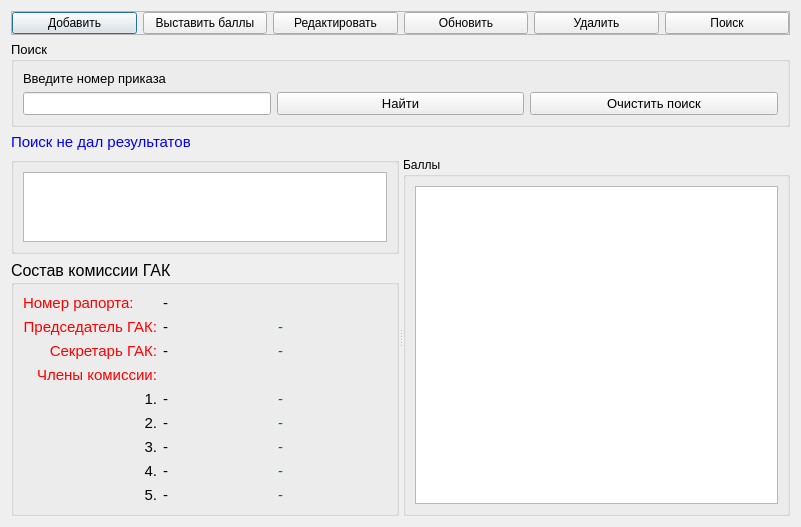
<?xml version="1.0" encoding="UTF-8"?>
<ui version="4.0">
 <class>GAK</class>
 <widget class="QDialog" name="GAK">
  <property name="geometry">
   <rect>
    <x>0</x>
    <y>0</y>
    <width>801</width>
    <height>489</height>
   </rect>
  </property>
  <property name="windowTitle">
   <string>ГАК</string>
  </property>
  <layout class="QGridLayout" name="gridLayout_7">
   <item row="0" column="0" colspan="2">
    <widget class="QFrame" name="frame">
     <property name="sizePolicy">
      <sizepolicy hsizetype="Preferred" vsizetype="Fixed">
       <horstretch>0</horstretch>
       <verstretch>0</verstretch>
      </sizepolicy>
     </property>
     <property name="frameShape">
      <enum>QFrame::StyledPanel</enum>
     </property>
     <property name="frameShadow">
      <enum>QFrame::Raised</enum>
     </property>
     <layout class="QGridLayout" name="gridLayout_2">
      <property name="leftMargin">
       <number>0</number>
      </property>
      <property name="topMargin">
       <number>0</number>
      </property>
      <property name="rightMargin">
       <number>0</number>
      </property>
      <property name="bottomMargin">
       <number>0</number>
      </property>
      <item row="0" column="0">
       <widget class="QPushButton" name="pushButton_add">
        <property name="font">
         <font/>
        </property>
        <property name="text">
         <string>Добавить</string>
        </property>
        <property name="icon">
         <iconset resource="resourses.qrc">
          <normaloff>:/img/img/add.png</normaloff>:/img/img/add.png</iconset>
        </property>
       </widget>
      </item>
      <item row="0" column="4">
       <widget class="QPushButton" name="pushButton_del">
        <property name="font">
         <font/>
        </property>
        <property name="text">
         <string>Удалить</string>
        </property>
        <property name="icon">
         <iconset resource="resourses.qrc">
          <normaloff>:/img/img/delete.png</normaloff>:/img/img/delete.png</iconset>
        </property>
       </widget>
      </item>
      <item row="0" column="3">
       <widget class="QPushButton" name="pushButton_update">
        <property name="font">
         <font/>
        </property>
        <property name="text">
         <string>Обновить</string>
        </property>
        <property name="icon">
         <iconset resource="resourses.qrc">
          <normaloff>:/img/img/refresh.png</normaloff>:/img/img/refresh.png</iconset>
        </property>
       </widget>
      </item>
      <item row="0" column="2">
       <widget class="QPushButton" name="pushButton_edit">
        <property name="text">
         <string>Редактировать</string>
        </property>
        <property name="icon">
         <iconset resource="resourses.qrc">
          <normaloff>:/img/img/edit.png</normaloff>:/img/img/edit.png</iconset>
        </property>
       </widget>
      </item>
      <item row="0" column="5">
       <widget class="QPushButton" name="pushButton_search">
        <property name="font">
         <font/>
        </property>
        <property name="text">
         <string>Поиск</string>
        </property>
        <property name="icon">
         <iconset resource="resourses.qrc">
          <normaloff>:/img/img/find.png</normaloff>:/img/img/find.png</iconset>
        </property>
       </widget>
      </item>
      <item row="0" column="1">
       <widget class="QPushButton" name="pushButton_addBally">
        <property name="text">
         <string>Выставить баллы</string>
        </property>
        <property name="icon">
         <iconset resource="resourses.qrc">
          <normaloff>:/img/img/srez.png</normaloff>:/img/img/srez.png</iconset>
        </property>
       </widget>
      </item>
     </layout>
    </widget>
   </item>
   <item row="1" column="0" colspan="2">
    <widget class="QGroupBox" name="groupBox_search">
     <property name="sizePolicy">
      <sizepolicy hsizetype="Preferred" vsizetype="Fixed">
       <horstretch>0</horstretch>
       <verstretch>0</verstretch>
      </sizepolicy>
     </property>
     <property name="font">
      <font>
       <pointsize>10</pointsize>
      </font>
     </property>
     <property name="title">
      <string>Поиск</string>
     </property>
     <layout class="QGridLayout" name="gridLayout" columnstretch="4,4,4">
      <item row="0" column="0">
       <widget class="QLabel" name="label_2">
        <property name="font">
         <font>
          <pointsize>10</pointsize>
         </font>
        </property>
        <property name="text">
         <string>Введите номер приказа</string>
        </property>
       </widget>
      </item>
      <item row="1" column="1">
       <widget class="QPushButton" name="pushButton_find">
        <property name="font">
         <font/>
        </property>
        <property name="text">
         <string>Найти</string>
        </property>
        <property name="icon">
         <iconset resource="resourses.qrc">
          <normaloff>:/img/img/findOk.png</normaloff>:/img/img/findOk.png</iconset>
        </property>
       </widget>
      </item>
      <item row="1" column="0">
       <widget class="QLineEdit" name="lineEdit_nomerPrikaza">
        <property name="clearButtonEnabled">
         <bool>true</bool>
        </property>
       </widget>
      </item>
      <item row="1" column="2">
       <widget class="QPushButton" name="pushButton_clear">
        <property name="font">
         <font/>
        </property>
        <property name="text">
         <string>Очистить поиск</string>
        </property>
        <property name="icon">
         <iconset resource="resourses.qrc">
          <normaloff>:/img/img/clear.png</normaloff>:/img/img/clear.png</iconset>
        </property>
       </widget>
      </item>
     </layout>
    </widget>
   </item>
   <item row="2" column="0">
    <widget class="QLabel" name="label_result">
     <property name="maximumSize">
      <size>
       <width>16777215</width>
       <height>20</height>
      </size>
     </property>
     <property name="font">
      <font>
       <pointsize>11</pointsize>
      </font>
     </property>
     <property name="styleSheet">
      <string notr="true">color:rgb(0, 0, 255)</string>
     </property>
     <property name="text">
      <string>Поиск не дал результатов</string>
     </property>
    </widget>
   </item>
   <item row="2" column="1">
    <widget class="QLabel" name="label_naideno">
     <property name="font">
      <font>
       <pointsize>12</pointsize>
      </font>
     </property>
     <property name="styleSheet">
      <string notr="true">color:rgb(85, 0, 255)</string>
     </property>
     <property name="text">
      <string/>
     </property>
    </widget>
   </item>
   <item row="3" column="0" colspan="2">
    <widget class="QSplitter" name="splitter">
     <property name="orientation">
      <enum>Qt::Horizontal</enum>
     </property>
     <widget class="QWidget" name="gridLayoutWidget">
      <layout class="QGridLayout" name="gridLayout_3">
       <item row="1" column="0">
        <widget class="QGroupBox" name="groupBox_2">
         <property name="font">
          <font>
           <pointsize>12</pointsize>
          </font>
         </property>
         <property name="styleSheet">
          <string notr="true">QLabel{
font-size:15px;}</string>
         </property>
         <property name="title">
          <string>Состав комиссии ГАК</string>
         </property>
         <layout class="QGridLayout" name="gridLayout_6">
          <item row="5" column="1">
           <widget class="QLabel" name="label_ch2">
            <property name="text">
             <string>-</string>
            </property>
           </widget>
          </item>
          <item row="7" column="1">
           <widget class="QLabel" name="label_ch4">
            <property name="text">
             <string>-</string>
            </property>
           </widget>
          </item>
          <item row="6" column="1">
           <widget class="QLabel" name="label_ch3">
            <property name="text">
             <string>-</string>
            </property>
           </widget>
          </item>
          <item row="8" column="1">
           <widget class="QLabel" name="label_ch5">
            <property name="text">
             <string>-</string>
            </property>
           </widget>
          </item>
          <item row="5" column="0">
           <widget class="QLabel" name="label_3">
            <property name="text">
             <string>2.</string>
            </property>
            <property name="alignment">
             <set>Qt::AlignRight|Qt::AlignTrailing|Qt::AlignVCenter</set>
            </property>
           </widget>
          </item>
          <item row="4" column="1">
           <widget class="QLabel" name="label_ch1">
            <property name="text">
             <string>-</string>
            </property>
           </widget>
          </item>
          <item row="4" column="0">
           <widget class="QLabel" name="label">
            <property name="text">
             <string>1.</string>
            </property>
            <property name="alignment">
             <set>Qt::AlignRight|Qt::AlignTrailing|Qt::AlignVCenter</set>
            </property>
           </widget>
          </item>
          <item row="6" column="0">
           <widget class="QLabel" name="label_4">
            <property name="text">
             <string>3.</string>
            </property>
            <property name="alignment">
             <set>Qt::AlignRight|Qt::AlignTrailing|Qt::AlignVCenter</set>
            </property>
           </widget>
          </item>
          <item row="8" column="0">
           <widget class="QLabel" name="label_6">
            <property name="text">
             <string>5.</string>
            </property>
            <property name="alignment">
             <set>Qt::AlignRight|Qt::AlignTrailing|Qt::AlignVCenter</set>
            </property>
           </widget>
          </item>
          <item row="7" column="0">
           <widget class="QLabel" name="label_5">
            <property name="text">
             <string>4.</string>
            </property>
            <property name="alignment">
             <set>Qt::AlignRight|Qt::AlignTrailing|Qt::AlignVCenter</set>
            </property>
           </widget>
          </item>
          <item row="1" column="0">
           <widget class="QLabel" name="label_7">
            <property name="styleSheet">
             <string notr="true">color:red;</string>
            </property>
            <property name="text">
             <string>Председатель ГАК:</string>
            </property>
            <property name="alignment">
             <set>Qt::AlignRight|Qt::AlignTrailing|Qt::AlignVCenter</set>
            </property>
           </widget>
          </item>
          <item row="1" column="1">
           <widget class="QLabel" name="label_pr">
            <property name="text">
             <string>-</string>
            </property>
           </widget>
          </item>
          <item row="2" column="0">
           <widget class="QLabel" name="label_8">
            <property name="styleSheet">
             <string notr="true">color:red;</string>
            </property>
            <property name="text">
             <string>Секретарь ГАК:</string>
            </property>
            <property name="alignment">
             <set>Qt::AlignRight|Qt::AlignTrailing|Qt::AlignVCenter</set>
            </property>
           </widget>
          </item>
          <item row="2" column="1">
           <widget class="QLabel" name="label_sekr">
            <property name="text">
             <string>-</string>
            </property>
           </widget>
          </item>
          <item row="3" column="0">
           <widget class="QLabel" name="label_10">
            <property name="styleSheet">
             <string notr="true">color:red;</string>
            </property>
            <property name="text">
             <string>Члены комиссии:</string>
            </property>
            <property name="alignment">
             <set>Qt::AlignRight|Qt::AlignTrailing|Qt::AlignVCenter</set>
            </property>
           </widget>
          </item>
          <item row="1" column="2">
           <widget class="QLabel" name="label_predd">
            <property name="styleSheet">
             <string notr="true">color:green;</string>
            </property>
            <property name="text">
             <string>-</string>
            </property>
           </widget>
          </item>
          <item row="4" column="2">
           <widget class="QLabel" name="label_ch1d">
            <property name="styleSheet">
             <string notr="true">color:green;</string>
            </property>
            <property name="text">
             <string>-</string>
            </property>
           </widget>
          </item>
          <item row="2" column="2">
           <widget class="QLabel" name="label_sekrd">
            <property name="styleSheet">
             <string notr="true">color:green;</string>
            </property>
            <property name="text">
             <string>-</string>
            </property>
           </widget>
          </item>
          <item row="7" column="2">
           <widget class="QLabel" name="label_ch4d">
            <property name="styleSheet">
             <string notr="true">color:green;</string>
            </property>
            <property name="text">
             <string>-</string>
            </property>
           </widget>
          </item>
          <item row="6" column="2">
           <widget class="QLabel" name="label_ch3d">
            <property name="styleSheet">
             <string notr="true">color:green;</string>
            </property>
            <property name="text">
             <string>-</string>
            </property>
           </widget>
          </item>
          <item row="8" column="2">
           <widget class="QLabel" name="label_ch5d">
            <property name="styleSheet">
             <string notr="true">color:green;</string>
            </property>
            <property name="text">
             <string>-</string>
            </property>
           </widget>
          </item>
          <item row="5" column="2">
           <widget class="QLabel" name="label_ch2d">
            <property name="styleSheet">
             <string notr="true">color:green;</string>
            </property>
            <property name="text">
             <string>-</string>
            </property>
           </widget>
          </item>
          <item row="0" column="0">
           <widget class="QLabel" name="label_9">
            <property name="styleSheet">
             <string notr="true">color:red;</string>
            </property>
            <property name="text">
             <string>Номер рапорта:</string>
            </property>
           </widget>
          </item>
          <item row="0" column="1">
           <widget class="QLabel" name="label_raport">
            <property name="text">
             <string>-</string>
            </property>
           </widget>
          </item>
         </layout>
        </widget>
       </item>
       <item row="0" column="0">
        <widget class="QGroupBox" name="groupBox">
         <property name="title">
          <string/>
         </property>
         <layout class="QGridLayout" name="gridLayout_4">
          <item row="0" column="0">
           <widget class="QTableView" name="tableView_gak">
            <property name="font">
             <font/>
            </property>
            <property name="contextMenuPolicy">
             <enum>Qt::ActionsContextMenu</enum>
            </property>
            <property name="editTriggers">
             <set>QAbstractItemView::NoEditTriggers</set>
            </property>
            <property name="alternatingRowColors">
             <bool>true</bool>
            </property>
            <property name="selectionMode">
             <enum>QAbstractItemView::SingleSelection</enum>
            </property>
            <property name="selectionBehavior">
             <enum>QAbstractItemView::SelectRows</enum>
            </property>
           </widget>
          </item>
         </layout>
        </widget>
       </item>
      </layout>
     </widget>
     <widget class="QGroupBox" name="groupBox_3">
      <property name="title">
       <string>Баллы</string>
      </property>
      <layout class="QGridLayout" name="gridLayout_5">
       <item row="0" column="0">
        <widget class="QTableView" name="tableView_bally">
         <property name="editTriggers">
          <set>QAbstractItemView::NoEditTriggers</set>
         </property>
         <property name="selectionMode">
          <enum>QAbstractItemView::SingleSelection</enum>
         </property>
         <property name="selectionBehavior">
          <enum>QAbstractItemView::SelectRows</enum>
         </property>
        </widget>
       </item>
      </layout>
     </widget>
    </widget>
   </item>
  </layout>
  <action name="actionEdit">
   <property name="icon">
    <iconset resource="resourses.qrc">
     <normaloff>:/img/img/edit.png</normaloff>:/img/img/edit.png</iconset>
   </property>
   <property name="text">
    <string>Редактировать выбранную запись</string>
   </property>
  </action>
  <action name="actionDelete">
   <property name="icon">
    <iconset resource="resourses.qrc">
     <normaloff>:/img/img/delete.png</normaloff>:/img/img/delete.png</iconset>
   </property>
   <property name="text">
    <string>Удалить выбарунную запись</string>
   </property>
  </action>
 </widget>
 <resources>
  <include location="resourses.qrc"/>
 </resources>
 <connections/>
</ui>
